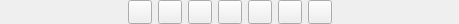
<?xml version="1.0" encoding="UTF-8"?>
<ui version="4.0">
 <class>ToolbarWidget</class>
 <widget class="QWidget" name="ToolbarWidget">
  <property name="geometry">
   <rect>
    <x>0</x>
    <y>0</y>
    <width>459</width>
    <height>24</height>
   </rect>
  </property>
  <property name="maximumSize">
   <size>
    <width>16777215</width>
    <height>16777215</height>
   </size>
  </property>
  <property name="windowTitle">
   <string>ToolbarWidget</string>
  </property>
  <layout class="QGridLayout" name="gridLayout">
   <property name="leftMargin">
    <number>0</number>
   </property>
   <property name="topMargin">
    <number>0</number>
   </property>
   <property name="rightMargin">
    <number>0</number>
   </property>
   <property name="bottomMargin">
    <number>0</number>
   </property>
   <item row="0" column="2">
    <widget class="QPushButton" name="selectCameraBt">
     <property name="minimumSize">
      <size>
       <width>24</width>
       <height>24</height>
      </size>
     </property>
     <property name="maximumSize">
      <size>
       <width>24</width>
       <height>24</height>
      </size>
     </property>
     <property name="text">
      <string/>
     </property>
    </widget>
   </item>
   <item row="0" column="1">
    <widget class="QPushButton" name="videoListCtrlBt">
     <property name="minimumSize">
      <size>
       <width>24</width>
       <height>24</height>
      </size>
     </property>
     <property name="maximumSize">
      <size>
       <width>24</width>
       <height>24</height>
      </size>
     </property>
     <property name="text">
      <string/>
     </property>
    </widget>
   </item>
   <item row="0" column="5">
    <widget class="QPushButton" name="userListCtrlBt">
     <property name="minimumSize">
      <size>
       <width>24</width>
       <height>24</height>
      </size>
     </property>
     <property name="maximumSize">
      <size>
       <width>24</width>
       <height>24</height>
      </size>
     </property>
     <property name="text">
      <string/>
     </property>
    </widget>
   </item>
   <item row="0" column="4">
    <widget class="QPushButton" name="chatCtrlBt">
     <property name="minimumSize">
      <size>
       <width>24</width>
       <height>24</height>
      </size>
     </property>
     <property name="maximumSize">
      <size>
       <width>24</width>
       <height>24</height>
      </size>
     </property>
     <property name="text">
      <string/>
     </property>
    </widget>
   </item>
   <item row="0" column="8">
    <spacer name="horizontalSpacer_2">
     <property name="orientation">
      <enum>Qt::Horizontal</enum>
     </property>
     <property name="sizeHint" stdset="0">
      <size>
       <width>44</width>
       <height>17</height>
      </size>
     </property>
    </spacer>
   </item>
   <item row="0" column="0">
    <spacer name="horizontalSpacer">
     <property name="orientation">
      <enum>Qt::Horizontal</enum>
     </property>
     <property name="sizeHint" stdset="0">
      <size>
       <width>45</width>
       <height>17</height>
      </size>
     </property>
    </spacer>
   </item>
   <item row="0" column="3">
    <widget class="QPushButton" name="selectMicroBt">
     <property name="minimumSize">
      <size>
       <width>24</width>
       <height>24</height>
      </size>
     </property>
     <property name="maximumSize">
      <size>
       <width>24</width>
       <height>24</height>
      </size>
     </property>
     <property name="text">
      <string/>
     </property>
    </widget>
   </item>
   <item row="0" column="6">
    <widget class="QPushButton" name="quitChannelCtrlBt">
     <property name="minimumSize">
      <size>
       <width>24</width>
       <height>24</height>
      </size>
     </property>
     <property name="maximumSize">
      <size>
       <width>24</width>
       <height>24</height>
      </size>
     </property>
     <property name="text">
      <string/>
     </property>
    </widget>
   </item>
   <item row="0" column="7">
    <widget class="QPushButton" name="flushBt">
     <property name="minimumSize">
      <size>
       <width>24</width>
       <height>24</height>
      </size>
     </property>
     <property name="maximumSize">
      <size>
       <width>24</width>
       <height>24</height>
      </size>
     </property>
     <property name="text">
      <string/>
     </property>
    </widget>
   </item>
  </layout>
 </widget>
 <layoutdefault spacing="6" margin="11"/>
 <resources/>
 <connections/>
</ui>
